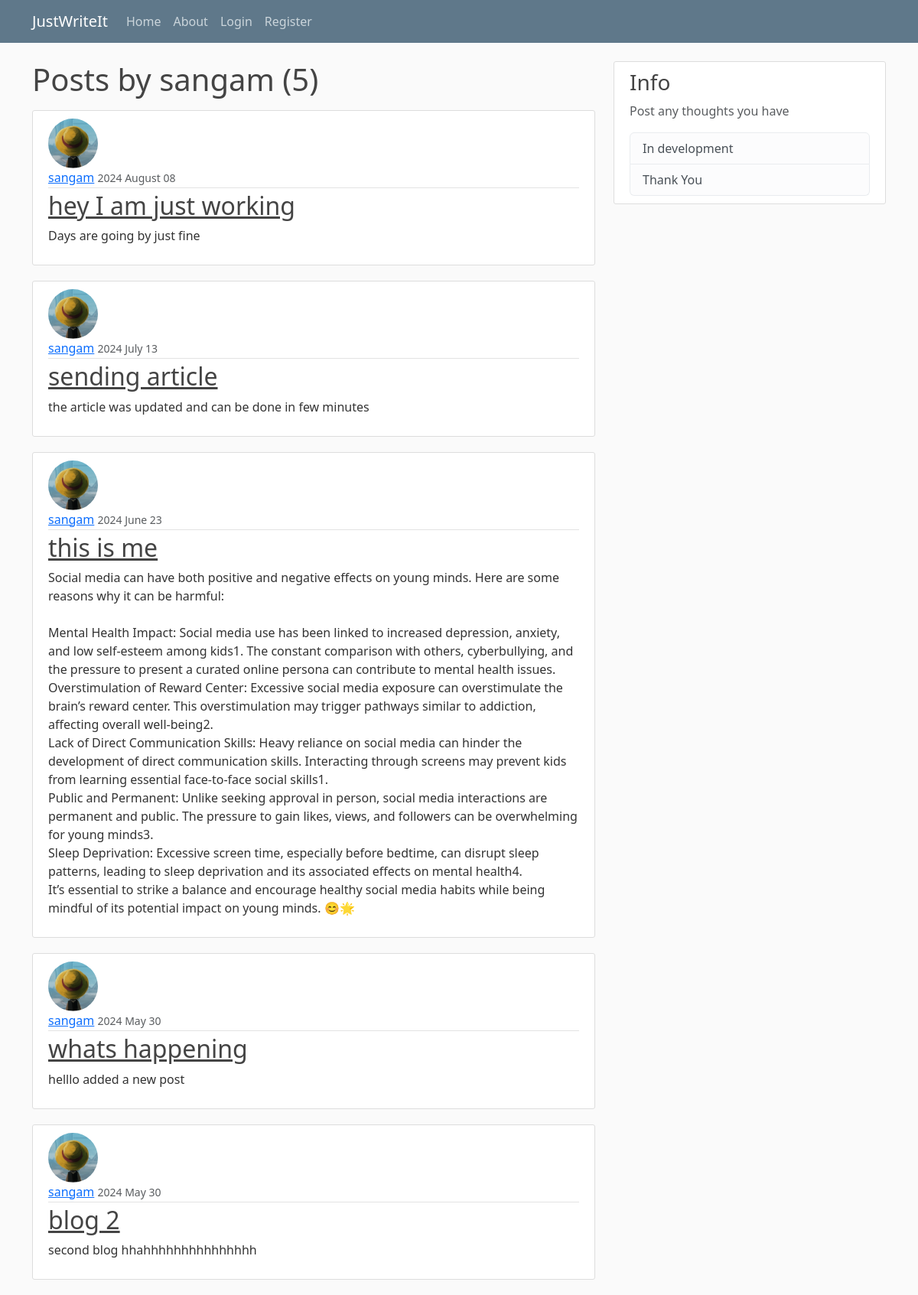
The page /user/sangam on the database its author committed.
### blog/models.py (models this page shows, shortened)
class Post(models.Model):
    title = models.CharField(max_length = 100)
    content = models.TextField()
    date_posted = models.DateTimeField(default=timezone.now)
    author  = models.ForeignKey(User, on_delete=models.CASCADE)

### users/models.py (models this page shows, shortened)
class Profile(models.Model):
    user = models.OneToOneField(User, on_delete=models.CASCADE)
    image = models.ImageField(default="default.jpg", upload_to="profile_pics")

### blog/views.py (the view)
# urls.py: path('user/<str:username>', UserPostListView.as_view(), name='user-posts'),
class UserPostListView(ListView):
    model = Post
    template_name = 'blog/user_posts.html'
    context_object_name = 'posts'
    paginate_by = 5
    def get_queryset(self):
        user = get_object_or_404(User, username = self.kwargs.get('username'))
        return Post.objects.filter(author=user).order_by('-date_posted')

### blog/templates/blog/user_posts.html (shortened to what this page needs)
{% extends "blog/base.html" %}
{% block content %}
    <h1 class = 'mb-3'>Posts by {{ view.kwargs.username }} ({{ page_obj.paginator.count }})</h1>
    {% for post in posts %}
        <article class="media content-section">
          <img class = "rounded-circle article-img" src ="{{ post.author.profile.image.url }}">
          <div class="media-body">
            <div class="article-metadata">
              <a class="mr-2" href="{% url 'user-posts' post.author.username  %}">{{ post.author }}</a>
              <small class="text-muted">{{ post.date_posted|date:"Y F d" }}</small>
            </div>
            <h2><a class="article-title" href="{% url 'post-detail' post.id %}">{{ post.title }}</a></h2>
            <p class="article-content">{{ post.content }}</p>
          </div>
        </article>
    {% endfor %}
{% endblock content %}

### blog/templates/blog/base.html (shortened to what this page needs)
{% load static %}
<!DOCTYPE html>
<html lang="en">
<head>
    <link href="https://cdn.jsdelivr.net/npm/bootstrap@5.3.3/dist/css/bootstrap.min.css" rel="stylesheet">
    <link rel="stylesheet" type="text/css" href="{% static 'blog/main.css' %}">
</head>
<body>
    <header class="site-header">
        <nav class="navbar navbar-expand-md navbar-dark bg-steel fixed-top">
            <div class="container">
                <a class="navbar-brand mr-4" href="{% url 'home' %}">JustWriteIt</a>
                <div class="collapse navbar-collapse" id="navbarToggle">
                    <div class="navbar-nav mr-auto">
                        <a class="nav-item nav-link" href="{% url 'home' %}">Home</a>
                        <a class="nav-item nav-link" href="{% url 'about' %}">About</a>
                    </div>
                    <div class="navbar-nav">
                        {% if user.is_authenticated %}
                            <a class="nav-item nav-link" href="{% url 'post-create' %}">New Post</a>
                            <a class="nav-item nav-link" href="{% url 'profile' %}">Profile</a>
                            <a class="nav-item nav-link" href="{% url 'logout' %}">Logout</a>
                        {% else %}
                            <a class="nav-item nav-link" href="{% url 'login' %}">Login</a>
                            <a class="nav-item nav-link" href="{% url 'register' %}">Register</a>
                        {% endif %}
                    </div>
                </div>
            </div>
        </nav>
    </header>
    <main role="main" class="container">
        <div class="row">
            <div class="col-md-8">
                {% block content %}{% endblock %}
            </div>
            <div class="col-md-4">
                <div class="content-section">
                    <h3>Info</h3>
                    <p class='text-muted'>Post any thoughts you have</p>
                    <ul class="list-group">
                        <li class="list-group-item list-group-item-light">In development</li>
                        <li class="list-group-item list-group-item-light">Thank You</li>
                    </ul>
                </div>
            </div>
        </div>
    </main>
</body>
</html>

### blog/static/blog/main.css (style rules this page uses)
body { background: #fafafa; color: #333333; margin-top: 5rem; }
h1, h2, h3, h4, h5, h6 { color: #444444; }
ul { margin: 0; }
.bg-steel { background-color: #5f788a; }
.site-header .navbar-nav .nav-link { color: #cbd5db; }
.content-section { background: #ffffff; padding: 10px 20px; border: 1px solid #dddddd; border-radius: 3px; margin-bottom: 20px; }
.article-title { color: #444444; }
.article-content { white-space: pre-line; }
.article-img { height: 65px; width: 65px; margin-right: 16px; }
.article-metadata { padding-bottom: 1px; margin-bottom: 4px; border-bottom: 1px solid #e3e3e3 }

### rows shown on the page
Post: author.profile.image (picture), author "sangam", date_posted "2024 August 08", title "hey I am just working", content "Days are going by just fine"
Post: author.profile.image (picture), author "sangam", date_posted "2024 July 13", title "sending article", content "the article was updated and can be done in few minutes"
Post: author.profile.image (picture), author "sangam", date_posted "2024 June 23", title "this is me", content "Social media can have both positive and negative effects on young minds. Here are some reasons why it can be harmful: Mental Health Impact: Social media use has been linked to increased depression, anxiety, and low self-esteem among kids1. The constant comparison with others, cyberbullying, and the pressure to present a curated online persona can contribute to mental health issues. Overstimulation of Reward Center: Excessive social media exposure can overstimulate the brain’s reward center. This overstimulation may trigger pathways similar to addiction, affecting overall well-being2. Lack of Direct Communication Skills: Heavy reliance on social media can hinder the development of direct…"
Post: author.profile.image (picture), author "sangam", date_posted "2024 May 30", title "whats happening", content "helllo added a new post"
Post: author.profile.image (picture), author "sangam", date_posted "2024 May 30", title "blog 2", content "second blog hhahhhhhhhhhhhhhhh"

### other values the page prints
{{ view.kwargs.username }} "sangam"
{{ page_obj.paginator.count }} "5"
